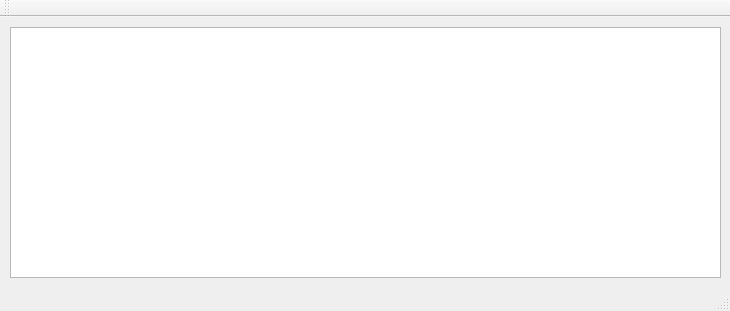
<?xml version="1.0" encoding="UTF-8"?>
<ui version="4.0">
 <class>gserver</class>
 <widget class="QMainWindow" name="gserver">
  <property name="geometry">
   <rect>
    <x>0</x>
    <y>0</y>
    <width>730</width>
    <height>311</height>
   </rect>
  </property>
  <property name="windowTitle">
   <string>GSERVER</string>
  </property>
  <widget class="QWidget" name="centralWidget">
   <widget class="QTableWidget" name="log">
    <property name="geometry">
     <rect>
      <x>10</x>
      <y>10</y>
      <width>711</width>
      <height>251</height>
     </rect>
    </property>
    <property name="sizePolicy">
     <sizepolicy hsizetype="Preferred" vsizetype="Preferred">
      <horstretch>0</horstretch>
      <verstretch>0</verstretch>
     </sizepolicy>
    </property>
    <property name="font">
     <font>
      <pointsize>12</pointsize>
      <weight>75</weight>
      <bold>true</bold>
     </font>
    </property>
    <property name="alternatingRowColors">
     <bool>true</bool>
    </property>
    <property name="showGrid">
     <bool>false</bool>
    </property>
    <attribute name="horizontalHeaderVisible">
     <bool>false</bool>
    </attribute>
    <attribute name="horizontalHeaderHighlightSections">
     <bool>false</bool>
    </attribute>
    <attribute name="horizontalHeaderStretchLastSection">
     <bool>false</bool>
    </attribute>
    <attribute name="verticalHeaderVisible">
     <bool>false</bool>
    </attribute>
    <attribute name="verticalHeaderHighlightSections">
     <bool>false</bool>
    </attribute>
    <column>
     <property name="text">
      <string>Новый столбец</string>
     </property>
    </column>
   </widget>
  </widget>
  <widget class="QMenuBar" name="menuBar">
   <property name="geometry">
    <rect>
     <x>0</x>
     <y>0</y>
     <width>730</width>
     <height>25</height>
    </rect>
   </property>
  </widget>
  <widget class="QToolBar" name="mainToolBar">
   <attribute name="toolBarArea">
    <enum>TopToolBarArea</enum>
   </attribute>
   <attribute name="toolBarBreak">
    <bool>false</bool>
   </attribute>
  </widget>
  <widget class="QStatusBar" name="statusBar"/>
 </widget>
 <layoutdefault spacing="6" margin="11"/>
 <resources/>
 <connections/>
</ui>
